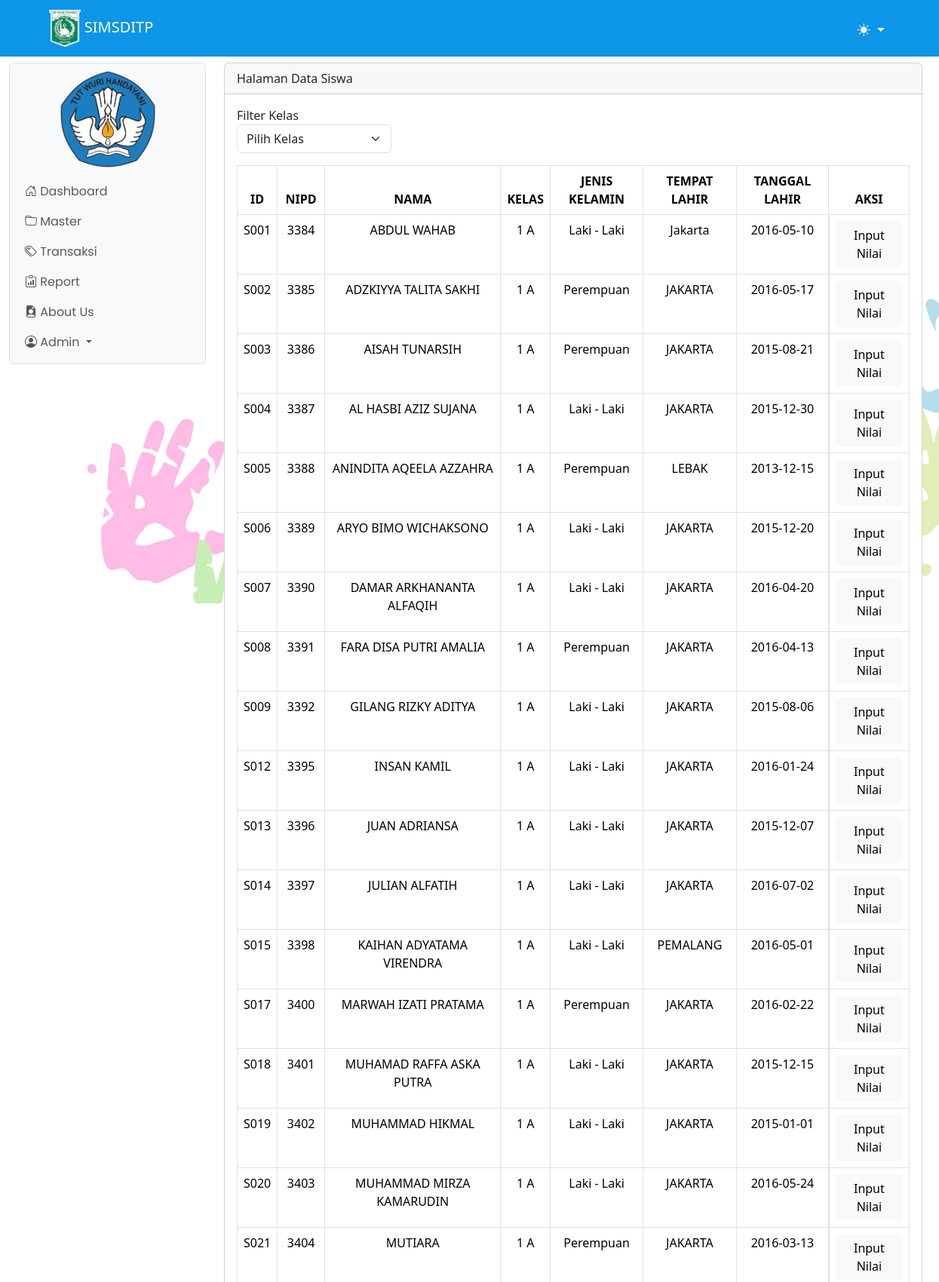
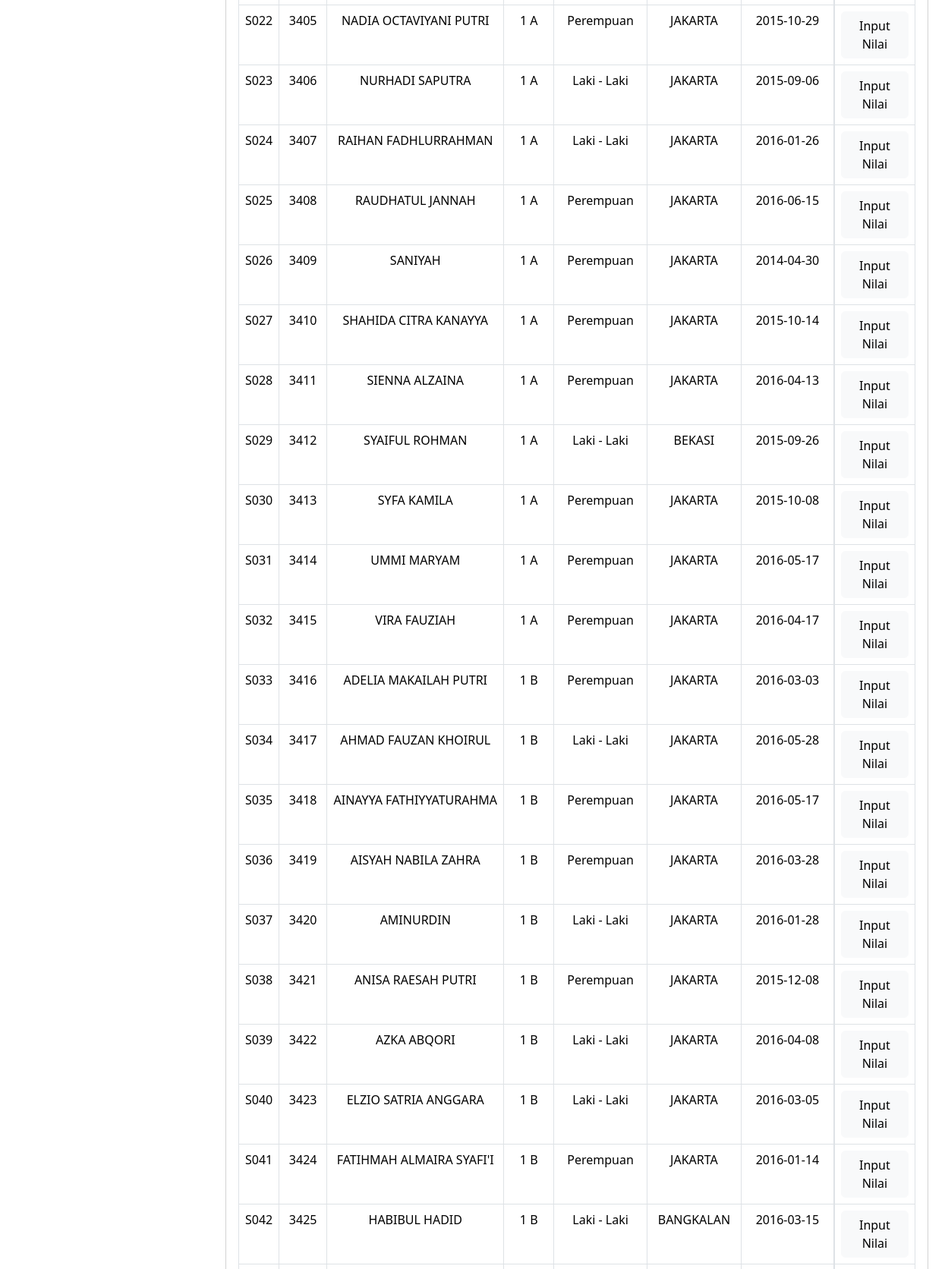
The page /nilai (signed in, upper part) on the database its author committed (2 pictures, top to bottom).
### tables this page shows
CREATE TABLE `siswa` (
  `id_siswa` varchar(11) NOT NULL,
  `nipd` varchar(50) NOT NULL,
  `nama_siswa` varchar(100) NOT NULL,
  `kelas` varchar(50) NOT NULL,
  `kelamin` varchar(100) NOT NULL,
  `tempat_lahir` varchar(100) NOT NULL,
  `tanggal_lahir` date DEFAULT NULL
);

### module_nilai/list_siswa.php (the view, shortened to what this page needs)
<?php
include "proses/connect.php";
$querySiswa = "SELECT id_siswa, nipd, nama_siswa, kelas, kelamin, tempat_lahir, tanggal_lahir FROM siswa";
$query = mysqli_query($conn, $querySiswa);
while ($record = mysqli_fetch_array($query)) {
    $result[] = $record;
}
?>
<link rel="stylesheet" href="https://cdnjs.cloudflare.com/ajax/libs/sweetalert/2.1.2/sweetalert.min.css">
<div class="col-lg-10 mt-2" style="margin-right:-320px">
    <div class="card">
        <div class="card-header">
            Halaman Data Siswa
        </div>
        <div class="card-body">
            <?php
            if (empty($result)) {
                echo "Data Mata Pelajaran Tidak Ada";
            } else {
                ?>
                <form action="nilai" method="GET">
                    <div class="row mb-3">
                        <div class="col-3">
                            <label for="filter_kelas">Filter Kelas</label>
                            <select class="form-select" name="filter_kelas" id="filter_kelas" onchange="this.form.submit()">
                                <option value="">Pilih Kelas</option>
                            </select>
                        </div>
                    </div>
                </form>
                <div class="table-responsive mt-1">
                    <table class="table table-bordered" id="example">
                        <thead>
                            <tr>
                                <th scope="col" style="text-align:center">ID</th>
                                <th scope="col" style="text-align:center">NIPD</th>
                                <th scope="col" style="text-align:center">NAMA</th>
                                <th scope="col" style="text-align:center">KELAS</th>
                                <th scope="col" style="text-align:center">JENIS KELAMIN</th>
                                <th scope="col" style="text-align:center">TEMPAT LAHIR</th>
                                <th scope="col" style="text-align:center">TANGGAL LAHIR</th>
                                <th scope="col" style="text-align:center">AKSI</th>
                            </tr>
                        </thead>
                        <tbody style="text-align:center">
                            <?php
                            foreach ($result as $row) {
                                ?>
                                <tr>
                                    <td>
                                        <?php echo $row['id_siswa'] ?>
                                    </td>
                                    <td>
                                        <?php echo $row['nipd'] ?>
                                    </td>
                                    <td>
                                        <?php echo $row['nama_siswa'] ?>
                                    </td>
                                    <td>
                                        <?php echo $row['kelas'] ?>
                                    </td>
                                    <td>
                                        <?php echo $row['kelamin'] ?>
                                    </td>
                                    <td>
                                        <?php echo $row['tempat_lahir'] ?>
                                    </td>
                                    <td>
                                        <?php echo $row['tanggal_lahir'] ?>
                                    </td>
                                    <td class="d-flex" style="justify-content: center">
                                        <a href="nilai?page=penilaian&id_siswa=<?= $row['id_siswa']?>" class="btn btn-light">Input Nilai</a>
                                    </td>
                                </tr>
                                <?php
                            }
                            ?>
                        </tbody>
                    </table>
                </div>
                <?php
            }
            ?>
        </div>
    </div>
</div>

### sidebar.php (shortened to what this page needs)
<link rel="stylesheet" type="text/css" href="assets/css/sidebar.css" />
<div class="col-lg-3">
    <nav class="navbar navbar-expand-lg bg-body-tertiary rounded border mt-2">
        <div class="container-fluid">
            <div class="offcanvas offcanvas-start" tabindex="-1" id="offcanvasNavbar"
                aria-labelledby="offcanvasNavbarLabel" style="width:280px">
                <div class="offcanvas-body" style="background-color: var(--bs-dark-text); color: var(--bs-body-bg)">
                    <ul class="navbar-nav flex-column nav-pills justify-content-end flex-grow-1 pe">
                        <li class="nav-item">
                            <img src="assets/img/tut.png" alt=""
                                style="width:130px; display: block; margin-left: auto; margin-right: auto;margin-bottom:10px">
                            <a class="nav-link ps-2 <?php echo ((isset($_GET['x']) && $_GET['x'] == 'home') || !isset($_GET['x'])) ? 'active link-light' : 'link--bs-emphasis-color'; ?>"
                                aria-current="page" href="home">
                                <i class="bi bi-house-door"></i> Dashboard
                            </a>
                        </li>
                        <?php if (!empty($hasil) && isset($hasil['level'])) { ?>
                            <?php if ($hasil['level'] == 1) { ?>
                                <li class="nav-item">
                                    <a class="nav-link ps-2 dropdown-btn <?php echo (isset($_GET['x']) && ($_GET['x'] == 'master' || $_GET['x'] == 'siswa' || $_GET['x'] == 'pegawai')) ? 'active link-light' : 'link--bs-emphasis-color'; ?>"
                                        href="#">
                                        <i class="bi bi-folder"></i> Master
                                    </a>
                                </li>
                            <?php } ?>
                            <?php if ($hasil['level'] == 1) { ?>
                                <li class="nav-item">
                                    <a class="nav-link ps-2 dropdown-btn <?php echo (isset($_GET['x']) && ($_GET['x'] == 'transaksi' || $_GET['x'] == 'absen')) ? 'active link-light' : 'link--bs-emphasis-color'; ?>"
                                        href="#">
                                        <i class="bi bi-tags"></i> Transaksi
                                    </a>
                                </li>
                            <?php } ?>
                        <?php } ?>
                        <?php if (!empty($hasil) && isset($hasil['level']) && $hasil['level'] == 1) { ?>
                            <li class="nav-item">
                                <a class="nav-link ps-2 <?php echo (isset($_GET['x']) && $_GET['x'] == 'reportt') ? 'active link-light' : 'link--bs-emphasis-color'; ?>"
                                    href="reportt">
                                    <i class="bi bi-clipboard-data"></i> Report
                                </a>
                            </li>
                        <?php } ?>
                        <?php if (!empty($hasil) && isset($hasil['level']) && $hasil['level'] == 1) { ?>
                            <li class="nav-item">
                                <a class="nav-link ps-2 <?php echo (isset($_GET['x']) && $_GET['x'] == 'aboutt') ? 'active link-light' : 'link--bs-emphasis-color'; ?>"
                                    href="aboutt">
                                    <i class="bi bi-file-earmark-person-fill"></i> About Us
                                </a>
                            </li>
                        <?php } ?>
                        <li class="nav-item dropdown">
                            <a class="nav-link dropdown-toggle" href="." role="button" data-bs-toggle="dropdown"
                                aria-expanded="false">
                                <i class="bi bi-person-circle"></i>
                                <?php echo isset($hasil['nama']) ? $hasil['nama'] : 'Nama Pengguna'; ?>
                            </a>
                        </li>
                    </ul>
                </div>
            </div>
        </div>
    </nav>
</div>

### assets/css/sidebar.css (style rules this page uses)
.nav-item { font-family: poppins; font-size: 16px; }
.dropdown-btn { cursor: pointer; }
.nav-item .nav-link { transition: background-color 0.2s ease, color 0.2s ease; }

### rows shown on the page
siswa: id_siswa "S001", nipd "3384", nama_siswa "ABDUL WAHAB", kelas "1 A", kelamin "Laki - Laki", tempat_lahir "Jakarta", tanggal_lahir "2016-05-10"
siswa: id_siswa "S002", nipd "3385", nama_siswa "ADZKIYYA TALITA SAKHI", kelas "1 A", kelamin "Perempuan", tempat_lahir "JAKARTA", tanggal_lahir "2016-05-17"
siswa: id_siswa "S003", nipd "3386", nama_siswa "AISAH TUNARSIH", kelas "1 A", kelamin "Perempuan", tempat_lahir "JAKARTA", tanggal_lahir "2015-08-21"
siswa: id_siswa "S004", nipd "3387", nama_siswa "AL HASBI AZIZ SUJANA", kelas "1 A", kelamin "Laki - Laki", tempat_lahir "JAKARTA", tanggal_lahir "2015-12-30"
siswa: id_siswa "S005", nipd "3388", nama_siswa "ANINDITA AQEELA AZZAHRA", kelas "1 A", kelamin "Perempuan", tempat_lahir "LEBAK", tanggal_lahir "2013-12-15"
siswa: id_siswa "S006", nipd "3389", nama_siswa "ARYO BIMO WICHAKSONO", kelas "1 A", kelamin "Laki - Laki", tempat_lahir "JAKARTA", tanggal_lahir "2015-12-20"
siswa: id_siswa "S007", nipd "3390", nama_siswa "DAMAR ARKHANANTA ALFAQIH", kelas "1 A", kelamin "Laki - Laki", tempat_lahir "JAKARTA", tanggal_lahir "2016-04-20"
siswa: id_siswa "S008", nipd "3391", nama_siswa "FARA DISA PUTRI AMALIA", kelas "1 A", kelamin "Perempuan", tempat_lahir "JAKARTA", tanggal_lahir "2016-04-13"
siswa: id_siswa "S009", nipd "3392", nama_siswa "GILANG RIZKY ADITYA", kelas "1 A", kelamin "Laki - Laki", tempat_lahir "JAKARTA", tanggal_lahir "2015-08-06"
siswa: id_siswa "S012", nipd "3395", nama_siswa "INSAN KAMIL", kelas "1 A", kelamin "Laki - Laki", tempat_lahir "JAKARTA", tanggal_lahir "2016-01-24"
siswa: id_siswa "S013", nipd "3396", nama_siswa "JUAN ADRIANSA", kelas "1 A", kelamin "Laki - Laki", tempat_lahir "JAKARTA", tanggal_lahir "2015-12-07"
siswa: id_siswa "S014", nipd "3397", nama_siswa "JULIAN ALFATIH", kelas "1 A", kelamin "Laki - Laki", tempat_lahir "JAKARTA", tanggal_lahir "2016-07-02"
siswa: id_siswa "S015", nipd "3398", nama_siswa "KAIHAN ADYATAMA VIRENDRA", kelas "1 A", kelamin "Laki - Laki", tempat_lahir "PEMALANG", tanggal_lahir "2016-05-01"
siswa: id_siswa "S017", nipd "3400", nama_siswa "MARWAH IZATI PRATAMA", kelas "1 A", kelamin "Perempuan", tempat_lahir "JAKARTA", tanggal_lahir "2016-02-22"
siswa: id_siswa "S018", nipd "3401", nama_siswa "MUHAMAD RAFFA ASKA PUTRA", kelas "1 A", kelamin "Laki - Laki", tempat_lahir "JAKARTA", tanggal_lahir "2015-12-15"
siswa: id_siswa "S019", nipd "3402", nama_siswa "MUHAMMAD HIKMAL", kelas "1 A", kelamin "Laki - Laki", tempat_lahir "JAKARTA", tanggal_lahir "2015-01-01"
siswa: id_siswa "S020", nipd "3403", nama_siswa "MUHAMMAD MIRZA KAMARUDIN", kelas "1 A", kelamin "Laki - Laki", tempat_lahir "JAKARTA", tanggal_lahir "2016-05-24"
siswa: id_siswa "S021", nipd "3404", nama_siswa "MUTIARA", kelas "1 A", kelamin "Perempuan", tempat_lahir "JAKARTA", tanggal_lahir "2016-03-13"
siswa: id_siswa "S022", nipd "3405", nama_siswa "NADIA OCTAVIYANI PUTRI", kelas "1 A", kelamin "Perempuan", tempat_lahir "JAKARTA", tanggal_lahir "2015-10-29"
siswa: id_siswa "S023", nipd "3406", nama_siswa "NURHADI SAPUTRA", kelas "1 A", kelamin "Laki - Laki", tempat_lahir "JAKARTA", tanggal_lahir "2015-09-06"
siswa: id_siswa "S024", nipd "3407", nama_siswa "RAIHAN FADHLURRAHMAN", kelas "1 A", kelamin "Laki - Laki", tempat_lahir "JAKARTA", tanggal_lahir "2016-01-26"
siswa: id_siswa "S025", nipd "3408", nama_siswa "RAUDHATUL JANNAH", kelas "1 A", kelamin "Perempuan", tempat_lahir "JAKARTA", tanggal_lahir "2016-06-15"
siswa: id_siswa "S026", nipd "3409", nama_siswa "SANIYAH", kelas "1 A", kelamin "Perempuan", tempat_lahir "JAKARTA", tanggal_lahir "2014-04-30"
siswa: id_siswa "S027", nipd "3410", nama_siswa "SHAHIDA CITRA KANAYYA", kelas "1 A", kelamin "Perempuan", tempat_lahir "JAKARTA", tanggal_lahir "2015-10-14"
siswa: id_siswa "S028", nipd "3411", nama_siswa "SIENNA ALZAINA", kelas "1 A", kelamin "Perempuan", tempat_lahir "JAKARTA", tanggal_lahir "2016-04-13"
siswa: id_siswa "S029", nipd "3412", nama_siswa "SYAIFUL ROHMAN", kelas "1 A", kelamin "Laki - Laki", tempat_lahir "BEKASI", tanggal_lahir "2015-09-26"
siswa: id_siswa "S030", nipd "3413", nama_siswa "SYFA KAMILA", kelas "1 A", kelamin "Perempuan", tempat_lahir "JAKARTA", tanggal_lahir "2015-10-08"
siswa: id_siswa "S031", nipd "3414", nama_siswa "UMMI MARYAM", kelas "1 A", kelamin "Perempuan", tempat_lahir "JAKARTA", tanggal_lahir "2016-05-17"
siswa: id_siswa "S032", nipd "3415", nama_siswa "VIRA FAUZIAH", kelas "1 A", kelamin "Perempuan", tempat_lahir "JAKARTA", tanggal_lahir "2016-04-17"
siswa: id_siswa "S033", nipd "3416", nama_siswa "ADELIA MAKAILAH PUTRI", kelas "1 B", kelamin "Perempuan", tempat_lahir "JAKARTA", tanggal_lahir "2016-03-03"
siswa: id_siswa "S034", nipd "3417", nama_siswa "AHMAD FAUZAN KHOIRUL", kelas "1 B", kelamin "Laki - Laki", tempat_lahir "JAKARTA", tanggal_lahir "2016-05-28"
siswa: id_siswa "S035", nipd "3418", nama_siswa "AINAYYA FATHIYYATURAHMA", kelas "1 B", kelamin "Perempuan", tempat_lahir "JAKARTA", tanggal_lahir "2016-05-17"
siswa: id_siswa "S036", nipd "3419", nama_siswa "AISYAH NABILA ZAHRA", kelas "1 B", kelamin "Perempuan", tempat_lahir "JAKARTA", tanggal_lahir "2016-03-28"
siswa: id_siswa "S037", nipd "3420", nama_siswa "AMINURDIN", kelas "1 B", kelamin "Laki - Laki", tempat_lahir "JAKARTA", tanggal_lahir "2016-01-28"
siswa: id_siswa "S038", nipd "3421", nama_siswa "ANISA RAESAH PUTRI", kelas "1 B", kelamin "Perempuan", tempat_lahir "JAKARTA", tanggal_lahir "2015-12-08"
siswa: id_siswa "S039", nipd "3422", nama_siswa "AZKA ABQORI", kelas "1 B", kelamin "Laki - Laki", tempat_lahir "JAKARTA", tanggal_lahir "2016-04-08"
siswa: id_siswa "S040", nipd "3423", nama_siswa "ELZIO SATRIA ANGGARA", kelas "1 B", kelamin "Laki - Laki", tempat_lahir "JAKARTA", tanggal_lahir "2016-03-05"
siswa: id_siswa "S041", nipd "3424", nama_siswa "FATIHMAH ALMAIRA SYAFI'I", kelas "1 B", kelamin "Perempuan", tempat_lahir "JAKARTA", tanggal_lahir "2016-01-14"
siswa: id_siswa "S042", nipd "3425", nama_siswa "HABIBUL HADID", kelas "1 B", kelamin "Laki - Laki", tempat_lahir "BANGKALAN", tanggal_lahir "2016-03-15"

### other values the page prints
$hasil['nama'] "Admin"
